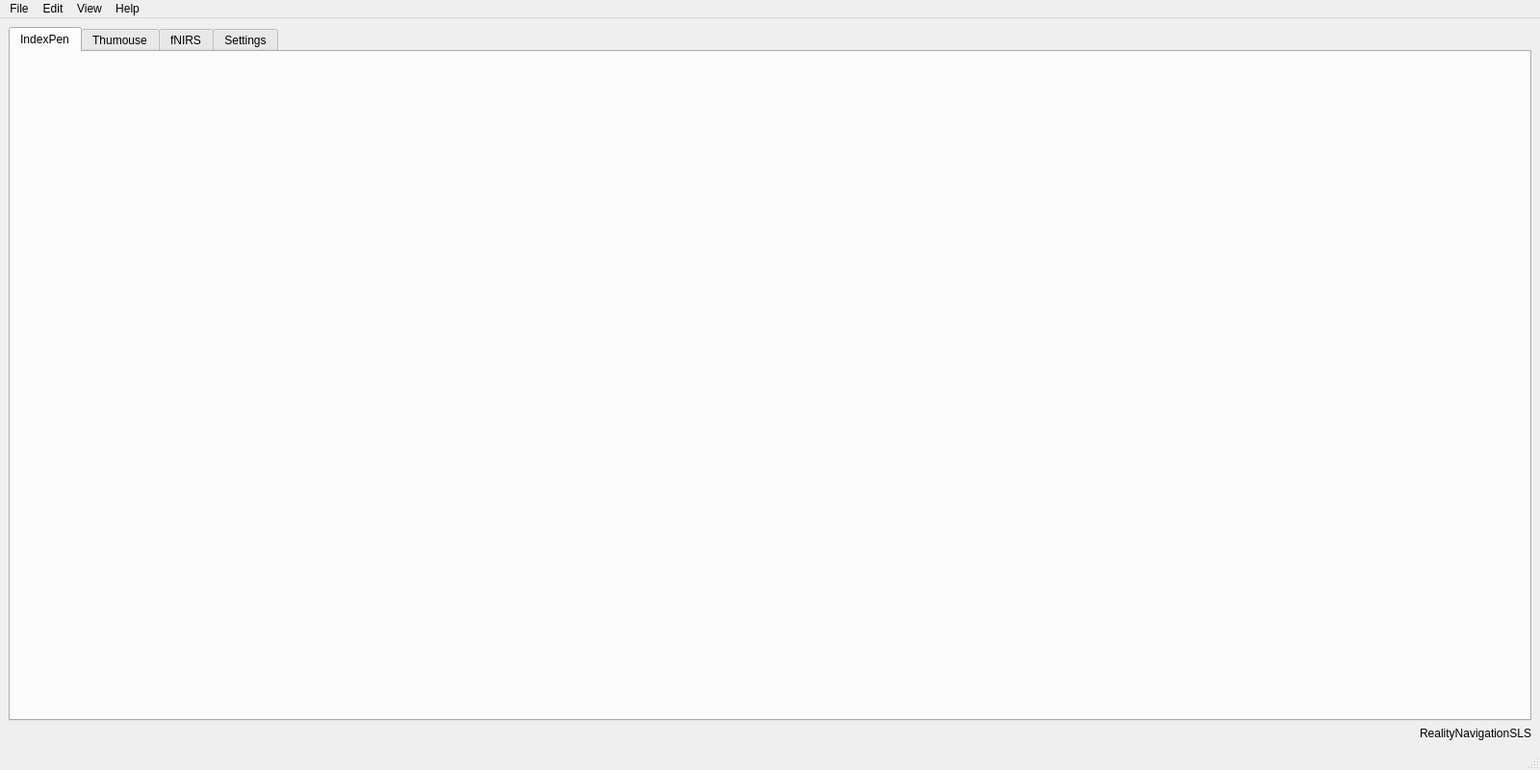
<?xml version="1.0" encoding="UTF-8"?>
<ui version="4.0">
 <class>MainWindow</class>
 <widget class="QMainWindow" name="MainWindow">
  <property name="geometry">
   <rect>
    <x>0</x>
    <y>0</y>
    <width>1600</width>
    <height>800</height>
   </rect>
  </property>
  <property name="windowTitle">
   <string>MainWindow</string>
  </property>
  <widget class="QWidget" name="centralwidget">
   <layout class="QVBoxLayout" name="verticalLayout">
    <item>
     <widget class="QTabWidget" name="tabWidget">
      <property name="currentIndex">
       <number>0</number>
      </property>
      <widget class="QWidget" name="indexpen_tab">
       <attribute name="title">
        <string>IndexPen</string>
       </attribute>
       <layout class="QHBoxLayout" name="indexpen_tab_horizontal_layout"/>
      </widget>
      <widget class="QWidget" name="thumouse_tab">
       <property name="contextMenuPolicy">
        <enum>Qt::PreventContextMenu</enum>
       </property>
       <attribute name="title">
        <string>Thumouse</string>
       </attribute>
       <layout class="QHBoxLayout" name="horizontalLayout_2"/>
      </widget>
      <widget class="QWidget" name="fnirs_tab">
       <attribute name="title">
        <string>fNIRS</string>
       </attribute>
      </widget>
      <widget class="QWidget" name="settings_tab">
       <attribute name="title">
        <string>Settings</string>
       </attribute>
       <layout class="QVBoxLayout" name="settings_tab_vertical_layout"/>
      </widget>
     </widget>
    </item>
    <item>
     <widget class="QLabel" name="label">
      <property name="layoutDirection">
       <enum>Qt::LeftToRight</enum>
      </property>
      <property name="autoFillBackground">
       <bool>false</bool>
      </property>
      <property name="text">
       <string>RealityNavigationSLS</string>
      </property>
      <property name="alignment">
       <set>Qt::AlignRight|Qt::AlignTrailing|Qt::AlignVCenter</set>
      </property>
     </widget>
    </item>
   </layout>
  </widget>
  <widget class="QMenuBar" name="menubar">
   <property name="geometry">
    <rect>
     <x>0</x>
     <y>0</y>
     <width>1600</width>
     <height>26</height>
    </rect>
   </property>
   <widget class="QMenu" name="menuFile">
    <property name="title">
     <string>File</string>
    </property>
    <addaction name="actionExit"/>
    <addaction name="actionaction"/>
   </widget>
   <widget class="QMenu" name="menuEdit">
    <property name="title">
     <string>Edit</string>
    </property>
   </widget>
   <widget class="QMenu" name="menuView">
    <property name="title">
     <string>View</string>
    </property>
   </widget>
   <widget class="QMenu" name="menuHelp">
    <property name="title">
     <string>Help</string>
    </property>
    <addaction name="actionAbout"/>
    <addaction name="actionGitHub"/>
   </widget>
   <addaction name="menuFile"/>
   <addaction name="menuEdit"/>
   <addaction name="menuView"/>
   <addaction name="menuHelp"/>
  </widget>
  <widget class="QStatusBar" name="statusbar"/>
  <action name="actionExit">
   <property name="text">
    <string>Exit</string>
   </property>
  </action>
  <action name="actionaction">
   <property name="text">
    <string>action</string>
   </property>
  </action>
  <action name="actionAbout">
   <property name="text">
    <string>About</string>
   </property>
  </action>
  <action name="actionGitHub">
   <property name="text">
    <string>GitHub</string>
   </property>
  </action>
 </widget>
 <resources/>
 <connections/>
</ui>
